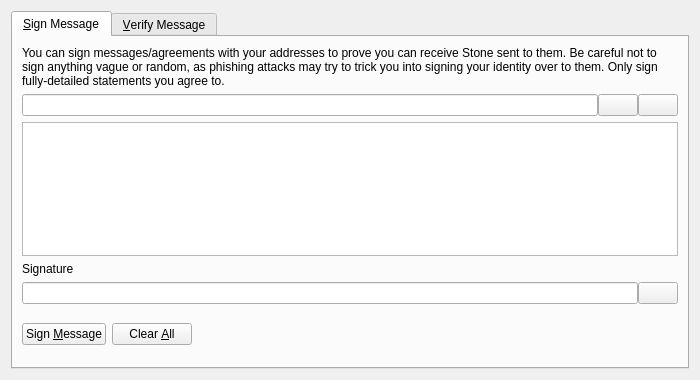
<?xml version="1.0" encoding="UTF-8"?>
<ui version="4.0">
 <class>SignVerifyMessageDialog</class>
 <widget class="QDialog" name="SignVerifyMessageDialog">
  <property name="geometry">
   <rect>
    <x>0</x>
    <y>0</y>
    <width>700</width>
    <height>380</height>
   </rect>
  </property>
  <property name="windowTitle">
   <string>Signatures - Sign / Verify a Message</string>
  </property>
  <property name="modal">
   <bool>true</bool>
  </property>
  <layout class="QVBoxLayout" name="verticalLayout">
   <item>
    <widget class="QTabWidget" name="tabWidget">
     <property name="currentIndex">
      <number>0</number>
     </property>
     <widget class="QWidget" name="tabSignMessage">
      <attribute name="title">
       <string>&amp;Sign Message</string>
      </attribute>
      <layout class="QVBoxLayout" name="verticalLayout_SM">
       <item>
        <widget class="QLabel" name="infoLabel_SM">
         <property name="text">
          <string>You can sign messages/agreements with your addresses to prove you can receive Stone sent to them. Be careful not to sign anything vague or random, as phishing attacks may try to trick you into signing your identity over to them. Only sign fully-detailed statements you agree to.</string>
         </property>
         <property name="textFormat">
          <enum>Qt::PlainText</enum>
         </property>
         <property name="wordWrap">
          <bool>true</bool>
         </property>
        </widget>
       </item>
       <item>
        <layout class="QHBoxLayout" name="horizontalLayout_1_SM">
         <property name="spacing">
          <number>0</number>
         </property>
         <item>
          <widget class="QValidatedLineEdit" name="addressIn_SM">
           <property name="toolTip">
            <string>The Stone address to sign the message with</string>
           </property>
          </widget>
         </item>
         <item>
          <widget class="QPushButton" name="addressBookButton_SM">
           <property name="toolTip">
            <string>Choose previously used address</string>
           </property>
           <property name="text">
            <string/>
           </property>
           <property name="shortcut">
            <string>Alt+A</string>
           </property>
           <property name="autoDefault">
            <bool>false</bool>
           </property>
          </widget>
         </item>
         <item>
          <widget class="QPushButton" name="pasteButton_SM">
           <property name="toolTip">
            <string>Paste address from clipboard</string>
           </property>
           <property name="text">
            <string/>
           </property>
           <property name="shortcut">
            <string>Alt+P</string>
           </property>
           <property name="autoDefault">
            <bool>false</bool>
           </property>
          </widget>
         </item>
        </layout>
       </item>
       <item>
        <widget class="QPlainTextEdit" name="messageIn_SM">
         <property name="toolTip">
          <string>Enter the message you want to sign here</string>
         </property>
        </widget>
       </item>
       <item>
        <widget class="QLabel" name="signatureLabel_SM">
         <property name="text">
          <string>Signature</string>
         </property>
         <property name="textFormat">
          <enum>Qt::PlainText</enum>
         </property>
        </widget>
       </item>
       <item>
        <layout class="QHBoxLayout" name="horizontalLayout_2_SM">
         <property name="spacing">
          <number>0</number>
         </property>
         <item>
          <widget class="QLineEdit" name="signatureOut_SM">
           <property name="font">
            <font>
             <italic>true</italic>
            </font>
           </property>
           <property name="readOnly">
            <bool>true</bool>
           </property>
          </widget>
         </item>
         <item>
          <widget class="QPushButton" name="copySignatureButton_SM">
           <property name="toolTip">
            <string>Copy the current signature to the system clipboard</string>
           </property>
           <property name="text">
            <string/>
           </property>
           <property name="autoDefault">
            <bool>false</bool>
           </property>
          </widget>
         </item>
        </layout>
       </item>
       <item>
        <layout class="QHBoxLayout" name="horizontalLayout_3_SM">
         <item>
          <widget class="QPushButton" name="signMessageButton_SM">
           <property name="toolTip">
            <string>Sign the message to prove you own this Stone address</string>
           </property>
           <property name="text">
            <string>Sign &amp;Message</string>
           </property>
           <property name="autoDefault">
            <bool>false</bool>
           </property>
          </widget>
         </item>
         <item>
          <widget class="QPushButton" name="clearButton_SM">
           <property name="toolTip">
            <string>Reset all sign message fields</string>
           </property>
           <property name="text">
            <string>Clear &amp;All</string>
           </property>
           <property name="autoDefault">
            <bool>false</bool>
           </property>
          </widget>
         </item>
         <item>
          <spacer name="horizontalSpacer_1_SM">
           <property name="orientation">
            <enum>Qt::Horizontal</enum>
           </property>
           <property name="sizeHint" stdset="0">
            <size>
             <width>40</width>
             <height>48</height>
            </size>
           </property>
          </spacer>
         </item>
         <item>
          <widget class="QLabel" name="statusLabel_SM">
           <property name="font">
            <font>
             <weight>75</weight>
             <bold>true</bold>
            </font>
           </property>
           <property name="text">
            <string/>
           </property>
           <property name="wordWrap">
            <bool>true</bool>
           </property>
          </widget>
         </item>
         <item>
          <spacer name="horizontalSpacer_2_SM">
           <property name="orientation">
            <enum>Qt::Horizontal</enum>
           </property>
           <property name="sizeHint" stdset="0">
            <size>
             <width>40</width>
             <height>48</height>
            </size>
           </property>
          </spacer>
         </item>
        </layout>
       </item>
      </layout>
     </widget>
     <widget class="QWidget" name="tabVerifyMessage">
      <attribute name="title">
       <string>&amp;Verify Message</string>
      </attribute>
      <layout class="QVBoxLayout" name="verticalLayout_VM">
       <item>
        <widget class="QLabel" name="infoLabel_VM">
         <property name="text">
          <string>Enter the receiver's address, message (ensure you copy line breaks, spaces, tabs, etc. exactly) and signature below to verify the message. Be careful not to read more into the signature than what is in the signed message itself, to avoid being tricked by a man-in-the-middle attack. Note that this only proves the signing party receives with the address, it cannot prove sendership of any transaction!</string>
         </property>
         <property name="textFormat">
          <enum>Qt::PlainText</enum>
         </property>
         <property name="alignment">
          <set>Qt::AlignLeading|Qt::AlignLeft|Qt::AlignTop</set>
         </property>
         <property name="wordWrap">
          <bool>true</bool>
         </property>
        </widget>
       </item>
       <item>
        <layout class="QHBoxLayout" name="horizontalLayout_1_VM">
         <property name="spacing">
          <number>0</number>
         </property>
         <item>
          <widget class="QValidatedLineEdit" name="addressIn_VM">
           <property name="toolTip">
            <string>The Stone address the message was signed with</string>
           </property>
          </widget>
         </item>
         <item>
          <widget class="QPushButton" name="addressBookButton_VM">
           <property name="toolTip">
            <string>Choose previously used address</string>
           </property>
           <property name="text">
            <string/>
           </property>
           <property name="shortcut">
            <string>Alt+A</string>
           </property>
           <property name="autoDefault">
            <bool>false</bool>
           </property>
          </widget>
         </item>
        </layout>
       </item>
       <item>
        <widget class="QPlainTextEdit" name="messageIn_VM"/>
       </item>
       <item>
        <widget class="QValidatedLineEdit" name="signatureIn_VM"/>
       </item>
       <item>
        <layout class="QHBoxLayout" name="horizontalLayout_2_VM">
         <item>
          <widget class="QPushButton" name="verifyMessageButton_VM">
           <property name="toolTip">
            <string>Verify the message to ensure it was signed with the specified Stone address</string>
           </property>
           <property name="text">
            <string>Verify &amp;Message</string>
           </property>
           <property name="autoDefault">
            <bool>false</bool>
           </property>
          </widget>
         </item>
         <item>
          <widget class="QPushButton" name="clearButton_VM">
           <property name="toolTip">
            <string>Reset all verify message fields</string>
           </property>
           <property name="text">
            <string>Clear &amp;All</string>
           </property>
           <property name="autoDefault">
            <bool>false</bool>
           </property>
          </widget>
         </item>
         <item>
          <spacer name="horizontalSpacer_1_VM">
           <property name="orientation">
            <enum>Qt::Horizontal</enum>
           </property>
           <property name="sizeHint" stdset="0">
            <size>
             <width>40</width>
             <height>48</height>
            </size>
           </property>
          </spacer>
         </item>
         <item>
          <widget class="QLabel" name="statusLabel_VM">
           <property name="font">
            <font>
             <weight>75</weight>
             <bold>true</bold>
            </font>
           </property>
           <property name="text">
            <string/>
           </property>
           <property name="wordWrap">
            <bool>true</bool>
           </property>
          </widget>
         </item>
         <item>
          <spacer name="horizontalSpacer_2_VM">
           <property name="orientation">
            <enum>Qt::Horizontal</enum>
           </property>
           <property name="sizeHint" stdset="0">
            <size>
             <width>40</width>
             <height>48</height>
            </size>
           </property>
          </spacer>
         </item>
        </layout>
       </item>
      </layout>
     </widget>
    </widget>
   </item>
  </layout>
 </widget>
 <customwidgets>
  <customwidget>
   <class>QValidatedLineEdit</class>
   <extends>QLineEdit</extends>
   <header>qvalidatedlineedit.h</header>
  </customwidget>
 </customwidgets>
 <resources>
  <include location="../stone.qrc"/>
 </resources>
 <connections/>
</ui>
